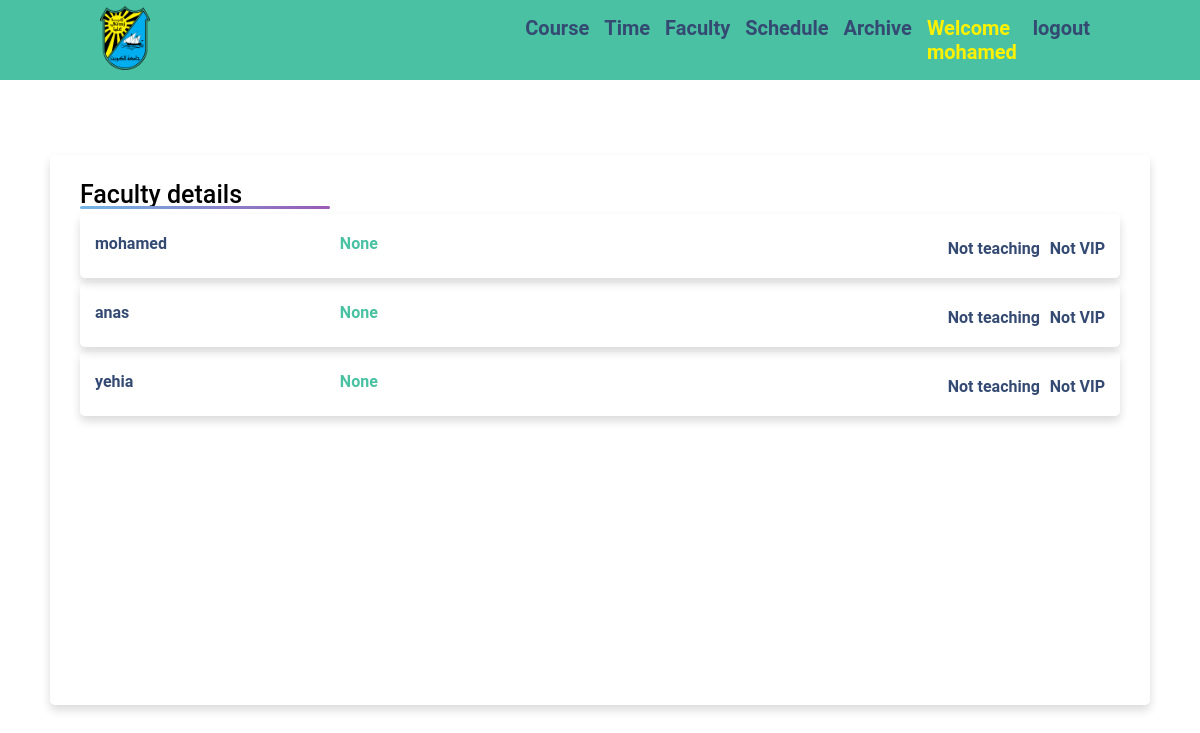
/faculty-detail/ (signed in), run on the app's committed database.
### base/models.py (models this page shows)
class User(AbstractUser):
    serialNumber = models.CharField(max_length=100, null=True)
    teaching = models.BooleanField(default=False, null=True)
    vip = models.BooleanField(default=False, null=True)
    report = models.CharField(max_length=10, null=True)
    REQUIRED_FIELDS = []

### base/views.py (the view)
# urls.py: path('faculty-detail/', views.faculty_page_detail, name='faculty_page_detail'),
@login_required(login_url='login_page')
def faculty_page_detail(request):
    users = User.objects.all()
    context = {'users':users}
    return render(request, 'base/faculty_page_detail.html', context)

### base/templates/base/faculty_page_detail.html (shortened to what this page needs)
{% extends 'core3.html' %}
{% block content %}
<div class="teacher-main_container">
    <div class = "course-container">
        <div class="title">Faculty details</div>
        <div class = "course-content">
            {% for user in users %}
            {% if user.is_superuser != True %}
            <div class = "sdetail">
                <div class = "space-course">
                <span >{{user.username}}</span>
                <span>{{user.serialNumber}}</span>
                </div>
                <div class = "space">
                    {%if user.teaching %}
                    <div class = "offered">
                        <span>teaching</span>
                    </div>
                    {% else %}
                    <div class = "notoffered">
                        <span>Not teaching</span>
                    </div>
                    {% endif %}
                    {%if user.vip %}
                    <div class = "offered">
                        <span>VIP</span>
                    </div>
                    {% else %}
                    <div class = "notoffered">
                        <span>Not VIP</span>
                    </div>
                    {% endif %}
                </div>
            </div>
            {% endif %}
            {% endfor %}
        </div>
    </div>
</div>
{% endblock content %}

### templates/navebar2.html (shortened to what this page needs)
<header>
    <ul class="navbar">
      <div class = 'navbar-main'>
        <img src="\media\images\logo.png" alt="">
      </div>
      <div class="navbar-items">
        {% if request.user.is_authenticated %}
        <a class= "logout-hover" href="{% url 'course_page' %}"><li>Course</li></a>
        <a class= "logout-hover" href="{% url 'time_page' %}"><li>Time</li></a>
        <a  class= "logout-hover" href="{% url 'faculty_page_detail' %}"><li>Faculty</li></a>
        <a class= "logout-hover" href="{% url 'schedule_course_page' %}"><li>Schedule</li></a>
        <a  class= "logout-hover" href="{% url 'archive_page' %}"><li>Archive</li></a>
        <a class = "welcome-user" href=""><li>Welcome {{request.user}}</li></a>
        <a class = "logout-hover" href="{% url 'logout_page' %}"><li>logout</li></a>
        {% endif %}
      </div>
    </ul>
  </header>

### static/styles/main.css (style rules this page uses)
* { padding: 0; margin: 0; box-sizing: border-box; scroll-behavior: smooth; list-style: none; text-decoration: none; font-family: "Roboto", sans-serif; }
:root { --bg-color-1: #344a72; --bg-color-2 : #ffff; --button-color: #49c1a2; --icon--color:#fff200; }
header { background-color: var(--button-color); position: fixed; top: 0; right: 0; width: 100%; z-index: 1000; }
.navbar { display: flex; align-items: center; justify-content: space-between; padding: 10px 100px; width: 100%; height: 80px; }
.navbar-main { width: 50%; }
.navbar-main img { width: 50px; height: auto; }
.navbar-items { display: flex; gap: 15px; width: 70%; padding: 10px; float: right; justify-content: right; }
.navbar-items a { color: var(--bg-color-2); font-weight: 700; font-size: 20px; pointer-events: none; }
.navbar-items .logout-hover { pointer-events:fill; color: var(--bg-color-1); transition: 0.4s; }
.navbar-items .welcome-user { color: var(--icon--color) }
body { background-color: var(--bg-color-1); }
.teacher-main_container { position: fixed; top: 30px; width: 100vw; height: 100vh; display: flex; flex-direction: column; justify-content: center; align-items: center; background-color: var(--bg-color-2); }
.course-container { max-width: 1100px; width: 100%; height: 550px; background-color: #fff; padding: 25px 30px; border-radius: 5px; box-shadow: 0 5px 10px rgba(0,0,0,0.15); overflow:auto; scroll-behavior: smooth; }
.course-container .title { font-size: 25px; font-weight: 500; position: relative; }
.course-container .title::before { content: ""; position: absolute; left: 0; bottom: 0; height: 3px; width: 250px; border-radius: 5px; background: linear-gradient(135deg, #71b7e6, #9b59b6); }
.course-content { display: flex; flex-direction: column; margin-top: 5px; margin-bottom: 5px; gap:5px; }
.course-content .sdetail { background-color: var(--bg-re-2); padding: 20px 15px; border-radius: 5px; box-shadow: 0 5px 10px rgba(0,0,0,0.15); display: flex; flex-direction: row; justify-content: space-between; }
.course-content .sdetail span { color: black; font-weight: bolder; }
.course-content .sdetail .space { display: flex; gap: 10px; }
.course-content .sdetail .space .notoffered { margin-top: 5px; }
.course-content .sdetail .space .notoffered span { color: var(--bg-color-1); }
.course-content .sdetail .space-course { display: flex; justify-content: space-between; width: 28%; }
.course-content .sdetail .space-course span:nth-child(1) { color: var(--bg-color-1); }
.course-content .sdetail .space-course span:nth-child(2) { color: var(--button-color); }

### data on the page
User: user "mohamed", username "mohamed", serialNumber "None", teaching "Not teaching", vip "Not VIP"
User: username "anas", serialNumber "None", teaching "Not teaching", vip "Not VIP"
User: username "yehia", serialNumber "None", teaching "Not teaching", vip "Not VIP"
